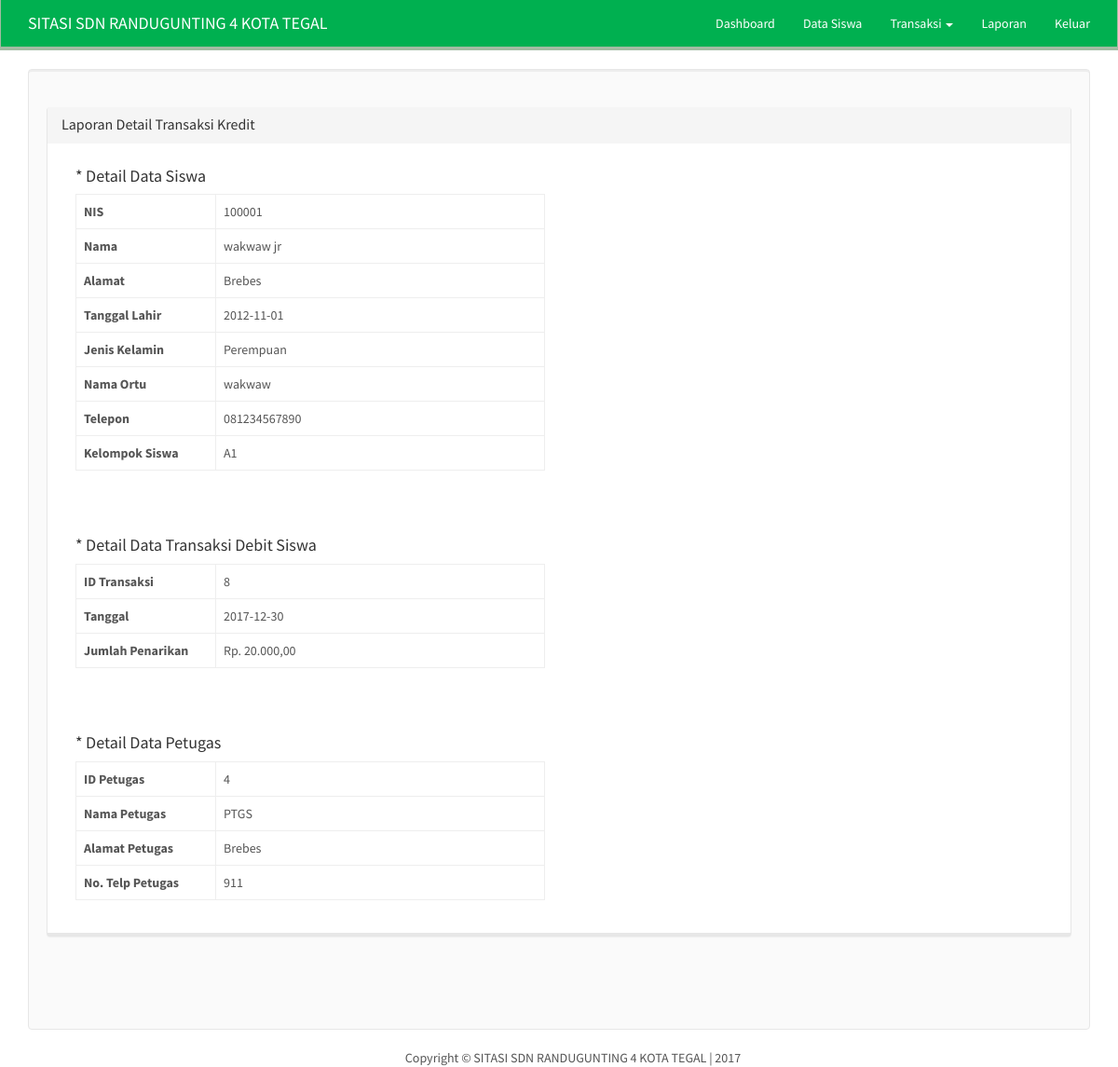
The page /transtarik-detail.php?idtrans=8 (signed in) on the database its author committed.
### tables this page shows
CREATE TABLE `transaksi` (
  `id_trans` int(11) NOT NULL,
  `nis` varchar(10) NOT NULL,
  `tgl_trans` date NOT NULL,
  `debit` int(11) NOT NULL,
  `kredit` int(11) NOT NULL,
  `id_ptgs` varchar(10) NOT NULL
);

CREATE TABLE `siswa` (
  `id_sw` int(11) NOT NULL,
  `nis` varchar(8) NOT NULL,
  `nama` varchar(50) NOT NULL,
  `alamat` varchar(100) NOT NULL,
  `tgl_lahir` date NOT NULL,
  `jenis_kelamin` varchar(10) NOT NULL,
  `nama_ortu` varchar(50) NOT NULL,
  `telepon` varchar(13) NOT NULL,
  `kelompok` varchar(10) NOT NULL,
  `disabled` int(1) NOT NULL,
  `ditmbh_pd` datetime NOT NULL,
  `diupdt_pd` datetime NOT NULL,
  `dihps_pd` datetime NOT NULL
);

CREATE TABLE `petugas` (
  `id_ptgs` int(13) NOT NULL,
  `username` varchar(30) NOT NULL,
  `password` varchar(500) NOT NULL,
  `nama_ptgs` varchar(100) NOT NULL,
  `alamat_ptgs` varchar(150) NOT NULL,
  `telepon_ptgs` varchar(13) NOT NULL,
  `status` varchar(8) NOT NULL,
  `jns_kelamin_ptgs` varchar(9) NOT NULL,
  `enabled` int(1) NOT NULL,
  `ditmbh_pd` datetime NOT NULL,
  `diupdt_pd` datetime NOT NULL,
  `dihps_pd` datetime NOT NULL
);

### includes/trans.inc.php (called while the page is built, shortened)
<?php
class Transaksi{
	private $conn;
	private $table_name = "siswa";
	private $table_name2 = "transaksi";
	private $table_name3 = "petugas";
	public function __construct($db){
		$this->conn = $db;
	}
		function readOne(){
		$query = "SELECT ".$this->table_name.".*, ".$this->table_name2.".*, ".$this->table_name3.".* FROM ".$this->table_name2."
		inner join ".$this->table_name." on ".$this->table_name2.".nis = ".$this->table_name.".nis
		inner join ".$this->table_name3." on ".$this->table_name3.".id_ptgs = ".$this->table_name2.".id_ptgs
		WHERE ".$this->table_name2.".id_trans=? LIMIT 0,1";
		$stmt = $this->conn->prepare( $query );
		$stmt->bindParam(1, $this->idtrans);
		$stmt->execute();
		$row = $stmt->fetch(PDO::FETCH_ASSOC);
		$this->nissw = $row['nis'];
		$this->nmsw = $row['nama'];
		$this->almtsw = $row['alamat'];
		$this->tglsw = $row['tgl_lahir'];
		$this->jsw = $row['jenis_kelamin'];
		$this->nmotsw = $row['nama_ortu'];
		$this->telsw = $row['telepon'];
		$this->kelsw = $row['kelompok'];
		$this->idtrans = $row['id_trans'];
		$this->tgltrans = $row['tgl_trans'];
		$this->kre = $row['kredit'];
		$this->idptgstrans = $row['id_ptgs'];
		$this->namaptgstrans = $row['nama_ptgs'];
		$this->alamatptgstrans = $row['alamat_ptgs'];
		$this->teleponptgstrans = $row['telepon_ptgs'];
	}
}
?>

### transtarik-detail.php (the view)
<?php
include_once 'header2.php';
$idtrans = isset($_GET['idtrans']) ? $_GET['idtrans'] : die('ERROR: missing ID.');
include_once 'includes/trans.inc.php';
$eks = new Transaksi($db);
$eks->idtrans = $idtrans;
$eks->readOne();
?>
<div class="well">
    <div class="row">
        <div class="col-md-6 text-left">
        </div>
    </div>
    <br/>
    <div class="panel panel-default">
            <div class="panel-heading">
              <h3 class="panel-title">Laporan Detail Transaksi Kredit</h3>
            </div>
            <div class="panel-body">
               <div class="col-sm-6">
    <h4>* Detail Data Siswa</h4>
    <table class="table table-bordered">
        <tr>
            <th width="150px">NIS</th>
            <td><?php echo $eks->nissw; ?></td>
        </tr>
        <tr>
            <th width="150px">Nama</th>
            <td><?php echo $eks->nmsw; ?></td>
        </tr>
        <tr>
            <th width="150px">Alamat</th>
            <td><?php echo $eks->almtsw; ?></td>
        </tr>
        <tr>
            <th width="150px">Tanggal Lahir</th>
            <td><?php echo $eks->tglsw; ?></td>
        </tr>
        <tr>
            <th width="150px">Jenis Kelamin</th>
            <td><?php echo $eks->jsw; ?></td>
        </tr>
        <tr>
            <th width="150px">Nama Ortu</th>
            <td><?php echo $eks->nmotsw; ?></td>
        </tr>
        <tr>
            <th width="150px">Telepon</th>
            <td><?php echo $eks->telsw; ?></td>
        </tr>
        <tr>
            <th width="150px">Kelompok Siswa</th>
            <td><?php echo $eks->kelsw; ?></td>
        </tr>
    </table><br><br>
          <h4>* Detail Data Transaksi Debit Siswa</h4>
            <table class="table table-bordered">
            <tr>
              <th width="150px">ID Transaksi</th>
              <td><?php echo $eks->idtrans; ?></td>
            </tr>
            <tr>
                <th width="150px">Tanggal</th>
                <td><?php echo $eks->tgltrans;; ?></td>
            </tr>
            <tr>
                <th width="150px">Jumlah Penarikan</th>
                <td><?php echo "Rp. " . number_format( $eks->kre , 2 , ',' , '.'); ?></td>
            </tr>
            </table><br><br>
          <h4>* Detail Data Petugas</h4>
            <table class="table table-bordered">
            <tr>
              <th width="150px">ID Petugas</th>
              <td><?php echo $eks->idptgstrans; ?></td>
            </tr>
            <tr>
                <th width="150px">Nama Petugas</th>
                <td><?php echo $eks->namaptgstrans; ?></td>
            </tr>
            <tr>
                <th width="150px">Alamat Petugas</th>
                <td><?php echo $eks->alamatptgstrans; ?></td>
            </tr>
            <tr>
                <th width="150px">No. Telp Petugas</th>
                <td><?php echo $eks->teleponptgstrans; ?></td>
            </tr>
            </table>
          </div>
          </div></div>
          <div class="container"></div><br><br><br></div>
        <?php
include_once 'footer.php';
?>

### rows shown on the page
transaksi: nis "100001", siswa.nama "wakwaw jr", siswa.alamat "Brebes", siswa.tgl_lahir "2012-11-01", siswa.jenis_kelamin "Perempuan", siswa.nama_ortu "wakwaw", siswa.telepon "081234567890", siswa.kelompok "A1", id_trans "8", tgl_trans "2017-12-30", kredit "20.000,00", id_ptgs.id_ptgs "4", id_ptgs.nama_ptgs "PTGS", id_ptgs.alamat_ptgs "Brebes", id_ptgs.telepon_ptgs "911"
